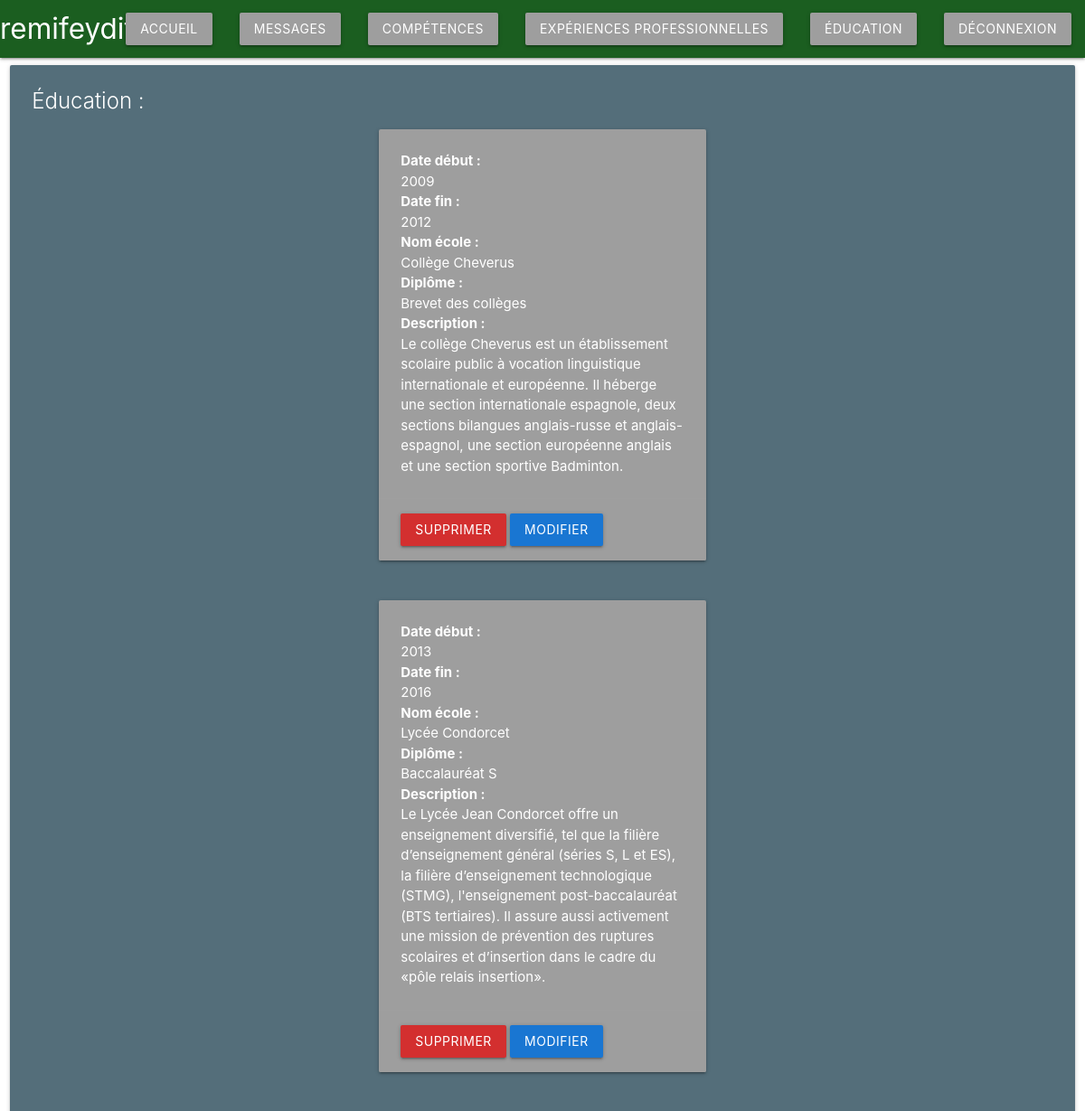
The page /CV/dashboard/education.php (signed in) on the database as committed earlier.
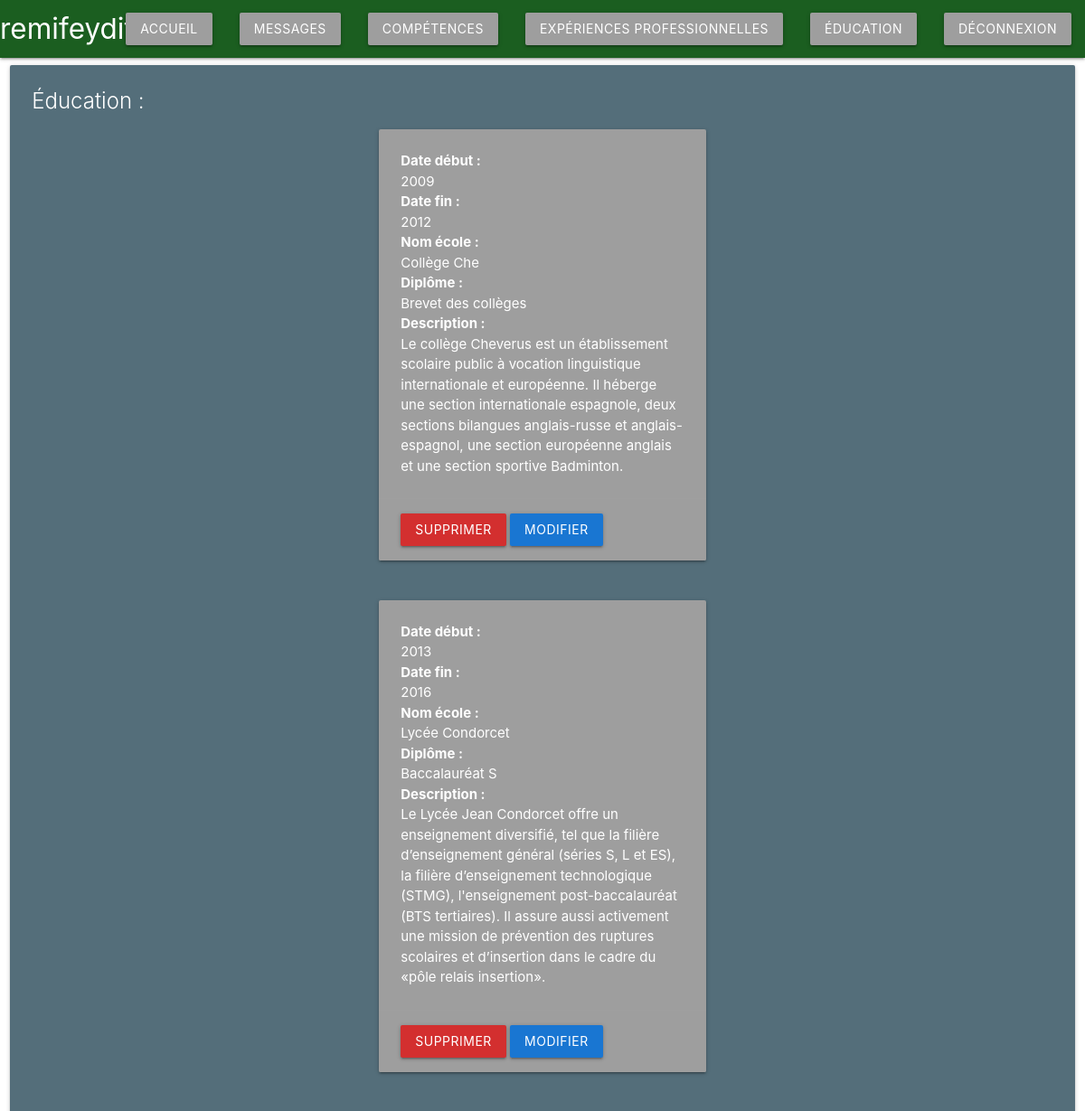
The same page on the database as committed later.
### tables this page shows
CREATE TABLE `education` (
  `id` int(11) NOT NULL,
  `startDate` varchar(30) DEFAULT NULL,
  `endDate` varchar(30) DEFAULT NULL,
  `schoolName` varchar(50) DEFAULT NULL,
  `degree` varchar(50) DEFAULT NULL,
  `description` text NOT NULL,
  `idAdmin` int(11) DEFAULT NULL
);

### CV/dashboard/education.php (the view, shortened to what this page needs)
<!DOCTYPE html>
<html lang="en">
<head>
    <?php
    include_once("../include/head.php");
    $pdo = connectPDO();
    ?>
</head>
<body>
<?php
include_once("../include/header.php");
?>
<div class="row">
    <div class="col s12 m12">
      <div class="card blue-grey darken-1">
        <div class="card-content white-text">
          <span class="card-title">Éducation :</span>
          <?php
          $query = $pdo->prepare('SELECT * FROM education');
          $query->execute();
          $degrees = $query->fetchAll();
          foreach ($degrees as $degree)
          {
        ?>
          <div class="row">
          <div class="col s12 m4"></div>
            <div class="col s12 m4">
            <div class="card grey">
                <div class="card-content white-text">
            <p><b>Date début : </b></p>
            <p><?php echo $degree['startDate']?></p>
            <p><b>Date fin : </b></p>
            <p><?php echo $degree['endDate']?></p>
            <p><b>Nom école : </b></p>
            <p><?php echo $degree['schoolName']?></p>
            <p><b>Diplôme : </b></p>
            </p><?php echo $degree['degree']?></p>
            <p><b>Description : </b></p>
            </p><?php echo $degree['description']?></p>
        </div>
        <div class="card-action">
            <a class="waves-effect waves-light btn red darken-2" href="./delete/deleteEducation.php?id=<?php echo $degree['id']; ?>">Supprimer</a>
            <a class="waves-effect waves-light btn blue darken-2 white-text" href="./edit/editEducation.php?id=<?php echo $degree['id']; ?>">Modifier</a>
        </div>
      </div>
      <div class="col s12 m4"></div>
    </div>
  </div>
          <?php } ?>
        </div>
      </div>
    </div>
  </div>
</body>
</html>

Rows that differ between the two databases and show on the page:
changed education "Brevet des collèges": schoolName "Collège Cheverus" → "Collège Che"
